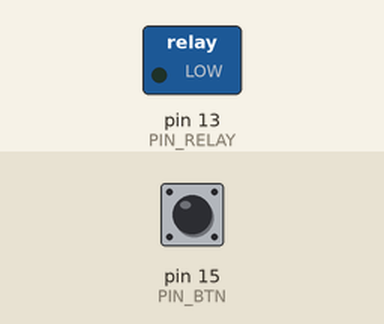
Recording of a sketch running on a simulated Arduino Uno, built with avr-gcc and run on an emulated ATmega328P. On the bench: switched loads named in the sketch (green lamp = pin HIGH). The test bench sets the inputs (shaded band); at power-on: pin 15 (PIN_BTN) HIGH. What the sketch prints to the serial monitor is not drawn.

Above: at 1.2 s.
1.3 s: pin 15 (PIN_BTN) pulled LOW for 0.15 s
At 1.37 s:
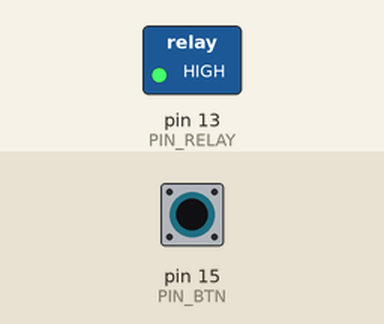
2.9 s: pin 15 (PIN_BTN) pulled LOW for 3.2 s
At 7.4 s:
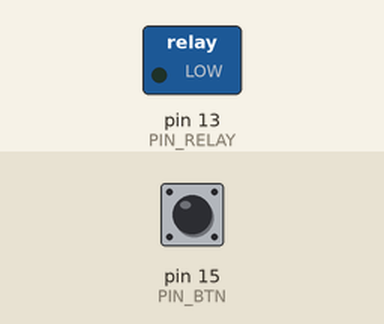
Timing chart, 0 to 8.9 s (numbered marks = the images above; inputs shaded):
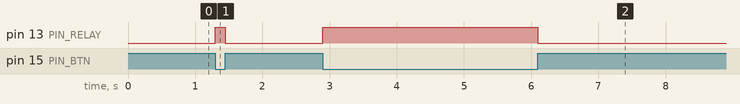

The sketch:

017-01_Relay_motor_button.ino
```cpp
/**********************************************************************
* Filename    : 017-01_Relay_motor_button
* Description : Using relay "HK4100F-DC 5V-SHG" component and
* motor and motor to make the motor spin.
* Auther      : Alternatives Solutions
* Modification: 2026/03/03
**********************************************************************/

#define PIN_RELAY       13
#define PIN_BTN         15

#define DELAY_TIME      1000
#define DEBUG           false

// the setup function runs once when you press reset or power the board
void setup() {
  pinMode(PIN_RELAY, OUTPUT);     // Set relay pin into output mode
  pinMode(PIN_BTN, INPUT);        // Set push button pin into input mode
  digitalWrite(PIN_RELAY, LOW);   // Set the initial state of relay into "off"

  Serial.begin(115200);
  Serial.println("\nESP32 Wrover initialization completed!");
//  Serial.println("Ready to handle data...\n");
}

// the loop function runs over and over again forever
void loop() {
  // Read the state of the button
  int btnState = digitalRead(PIN_BTN);

  // If the button is pressed (HIGH)
  if (btnState == LOW) {
    digitalWrite(PIN_RELAY, HIGH); // Turn motor ON
    if (DEBUG) Serial.println("Turn motor ON");
  } else {
    digitalWrite(PIN_RELAY, LOW);  // Turn motor OFF
    if (DEBUG) Serial.println("Turn motor OFF");
  }
}
```

Measured:
- after the input at 1.3 s, pin 13 (PIN_RELAY): LOW → HIGH at once, → LOW 0.15 s later
- after the input at 2.9 s, pin 13 (PIN_RELAY): LOW → HIGH at once, → LOW 3.2 s later
